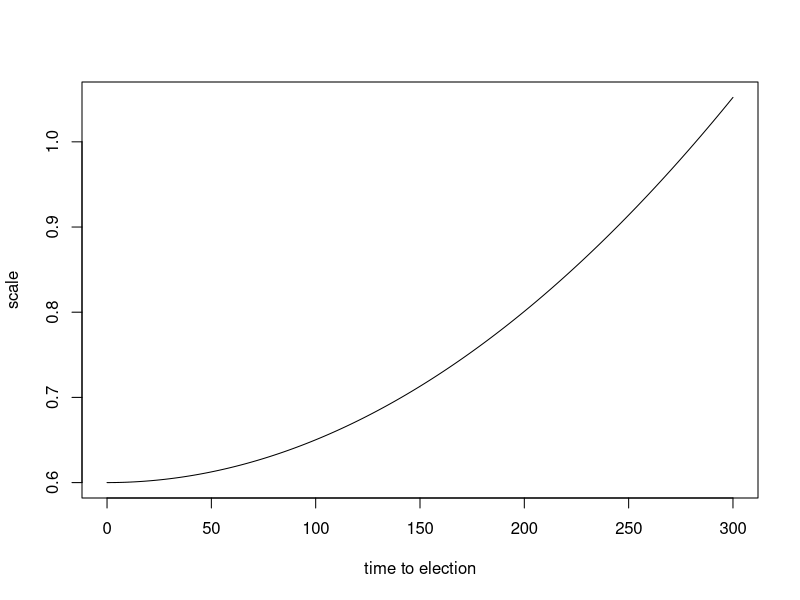
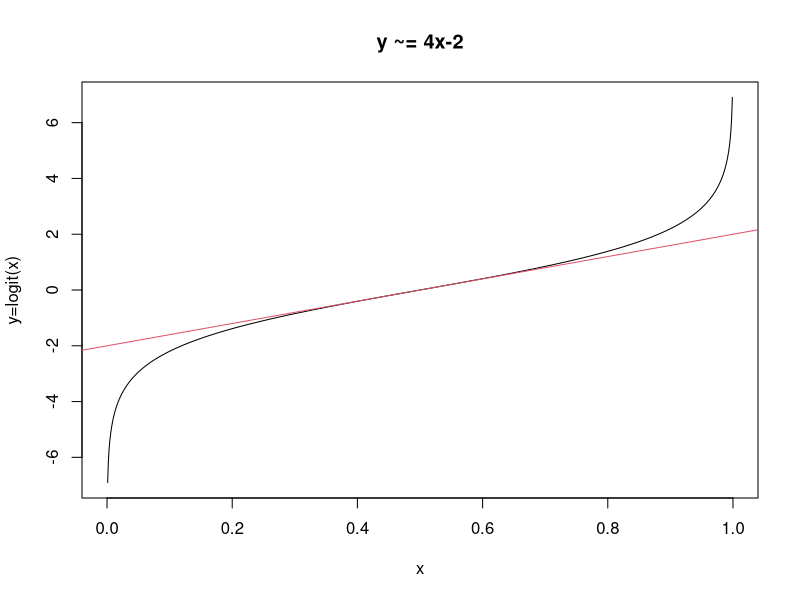

Write R code to recreate these figures, in order.
## ---- chunk 1
fit_rmse_day_x <- function(x){0.03 +  (10^-6.6)*(x)^2} # fit to error from external script
plot(0:300, fit_rmse_day_x(0:300)/0.05,xlab="time to election",ylab="scale",type="l")
## ---- chunk 2
a <- seq(0,1,length.out=1000)
plot(a,log(a/(1-a)),xlab="x",ylab="y=logit(x)",type="l", main="y ~= 4x-2")
abline(-2,4,col=2)
## ---- chunk 3
err <- c(0.5, 1.9, 0.8, 7.2, 1.0, 1.4, 0.1, 3.3, 3.4, 0.9, 0.3, 2.7, 1.0) / 2 
sqrt(mean(err^2))
